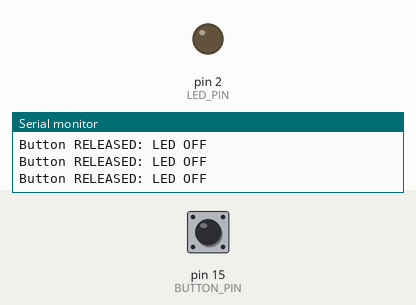
This sketch was run on a simulated Arduino Uno, built with avr-gcc and run on an emulated ATmega328P. On the bench: output pins drawn as LEDs (lit = HIGH), the last lines printed to the serial monitor. The test bench sets the inputs (shaded band); at power-on: pin 15 (BUTTON_PIN) HIGH.

Above: at 1.2 s.
1.3 s: pin 15 (BUTTON_PIN) pulled LOW for 0.25 s
At 1.5 s:
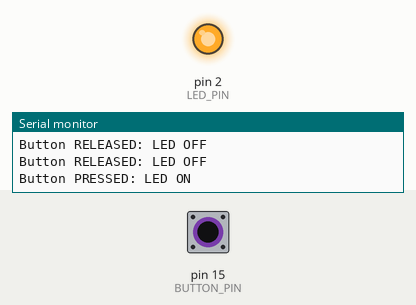
3.1 s: pin 15 (BUTTON_PIN) pulled LOW for 3.2 s
At 7.2 s:
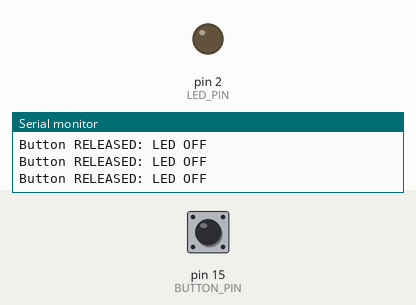
Timing chart, 0 to 8.7 s (numbered marks = the images above; inputs shaded):
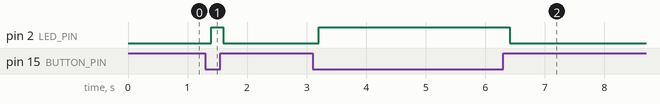

The sketch:

task1.ino
```cpp
#define LED_PIN 2
#define BUTTON_PIN 15

void setup() {
  pinMode(LED_PIN, OUTPUT);
  pinMode(BUTTON_PIN, INPUT_PULLUP);
  Serial.begin(115200);
  Serial.println("Debugging LED and Button...");
}

void loop() {
  bool buttonState = !digitalRead(BUTTON_PIN); // Inverted due to INPUT_PULLUP

  if (buttonState) {
    digitalWrite(LED_PIN, HIGH); // Turn LED ON
    Serial.println("Button PRESSED: LED ON");
  } else {
    digitalWrite(LED_PIN, LOW);  // Turn LED OFF
    Serial.println("Button RELEASED: LED OFF");
  }
  delay(200);
}
```

Measured:
- after the input at 1.3 s, pin 2 (LED_PIN): LOW → HIGH after 0.10 s, → LOW 0.20 s later
- after the input at 3.1 s, pin 2 (LED_PIN): LOW → HIGH after 0.10 s, → LOW 3.2 s later
